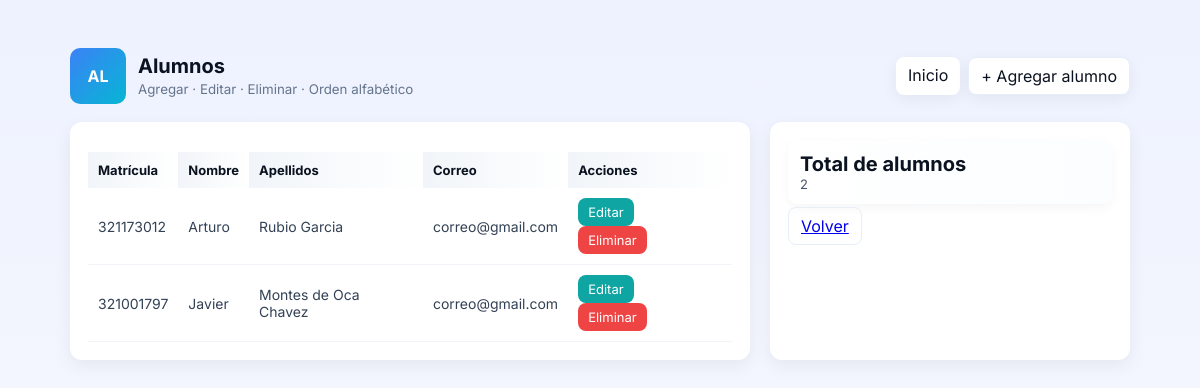
The page /listar_alumnos.php on the database its author committed.
### tables this page shows
CREATE TABLE `alumnos` (
  `matricula` varchar(20) NOT NULL,
  `nombre` varchar(100) NOT NULL,
  `apellido_paterno` varchar(100) NOT NULL,
  `apellido_materno` varchar(100) DEFAULT NULL,
  `correo` varchar(150) DEFAULT NULL,
  `carrera` varchar(100) DEFAULT NULL
);

### listar_alumnos.php (the view, shortened to what this page needs)
<?php
include_once("conexion.php");
$stmt = $conn->prepare("SELECT matricula, nombre, apellido_paterno, apellido_materno, correo FROM alumnos ORDER BY nombre ASC, apellido_paterno ASC");
$stmt->execute();
$res = $stmt->get_result();
?>
<!DOCTYPE html>
<html lang="es">
<head>
  <link rel="stylesheet" href="estilo.css">
</head>
<body>
<div class="container">
  <div class="header">
    <div class="brand">
      <div class="logo">AL</div>
      <div><h1>Alumnos</h1><small style="color:#64748b">Agregar · Editar · Eliminar · Orden alfabético</small></div>
    </div>
    <div class="nav">
      <a href="index.php">Inicio</a>
      <a href="agregar_alumno.php" class="button-ghost">+ Agregar alumno</a>
    </div>
  </div>
  <div class="grid">
    <div class="card">
      <table class="table" aria-label="Lista de alumnos">
        <thead>
          <tr>
            <th>Matrícula</th><th>Nombre</th><th>Apellidos</th><th>Correo</th><th>Acciones</th>
          </tr>
        </thead>
        <tbody>
        <?php while($row = $res->fetch_assoc()): ?>
          <tr>
            <td><?= htmlspecialchars($row['matricula']) ?></td>
            <td><?= htmlspecialchars($row['nombre']) ?></td>
            <td><?= htmlspecialchars($row['apellido_paterno'] . ' ' . $row['apellido_materno']) ?></td>
            <td><?= htmlspecialchars($row['correo']) ?></td>
            <td class="actions">
              <a class="edit" href="editar_alumno.php?matricula=<?= urlencode($row['matricula']) ?>">Editar</a>
              <a class="delete" href="eliminar_alumno.php?matricula=<?= urlencode($row['matricula']) ?>" onclick="return confirm('Eliminar alumno <?= htmlspecialchars($row['nombre']) ?>?')">Eliminar</a>
            </td>
          </tr>
        <?php endwhile; ?>
        </tbody>
      </table>
    </div>
    <aside class="card">
      <div class="stat-item">
        <h3>Total de alumnos</h3>
        <?php
          $c = $conn->query("SELECT COUNT(*) AS total FROM alumnos")->fetch_assoc();
          echo "<p>{$c['total']}</p>";
        ?>
      </div>
      <div style="margin-top:12px">
        <a class="button-ghost" href="index.php">Volver</a>
      </div>
    </aside>
  </div>
</div>
</body>
</html>

### estilo.css (style rules this page uses)
* { box-sizing:border-box; margin:0; padding:0; }
body { font-family: 'Inter', system-ui, -apple-system, "Segoe UI", Roboto, "Helvetica Neue", Arial; background: linear-gradient(180deg,#eef2ff,#f8fafc); color:#0f172a; min-height:100vh; }
.container { max-width:1100px; margin:28px auto; padding:20px; }
.header { display:flex; justify-content:space-between; align-items:center; gap:12px; margin-bottom:18px; }
.brand { display:flex; gap:12px; align-items:center; }
.logo { width:56px; height:56px; background:linear-gradient(135deg,#3b82f6,#06b6d4); border-radius:10px; display:flex; align-items:center; justify-content:center; color:white; font-weight:700; }
h1 { font-size:20px; color:#0b1220; }
.nav { display:flex; gap:8px; }
.nav a { text-decoration:none; background:#fff; padding:8px 12px; border-radius:8px; color:#0b1220; box-shadow:0 4px 16px rgba(2,6,23,0.06); }
.grid { display:grid; grid-template-columns: 1fr 360px; gap:20px; }
.card { background:#fff; border-radius:12px; padding:18px; box-shadow: 0 6px 18px rgba(2,6,23,0.06); }
.button-ghost { background:transparent; border:1px solid #e6eef8; padding:8px 12px; border-radius:8px; }
.table { width:100%; border-collapse:collapse; margin-top:12px; }
.table th { background: linear-gradient(90deg,#f1f5f9,#fff); text-align:left; padding:10px; font-size:13px; color:#0b1220; }
.table td { padding:10px; border-bottom:1px solid #f1f5f9; font-size:14px; color:#334155; vertical-align:middle; }
.actions a, .actions button { margin-right:8px; text-decoration:none; display:inline-block; padding:6px 10px; border-radius:8px; font-size:13px; }
.actions .edit { background:#0ea5a3; color:white; }
.actions .delete { background:#ef4444; color:white; }
.stat-item { background:linear-gradient(90deg,#fff,#fbfdff); padding:12px; border-radius:10px; box-shadow:0 4px 12px rgba(2,6,23,0.04); }
.stat-item h3 { font-size:20px; color:#0b1220; }
.stat-item p { color:#475569; font-size:13px; }

### rows shown on the page
alumnos: matricula "321173012", nombre "Arturo", apellido_paterno+apellido_materno "Rubio Garcia", correo "correo@gmail.com"
alumnos: matricula "321001797", nombre "Javier", apellido_paterno+apellido_materno "Montes de Oca Chavez", correo "correo@gmail.com"

### other values the page prints
$c['total'] "2"
